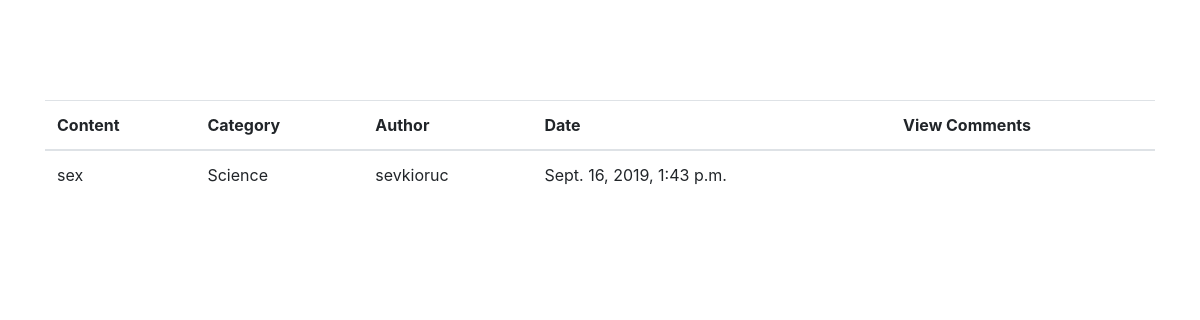
The page /question/ on the database as committed earlier.
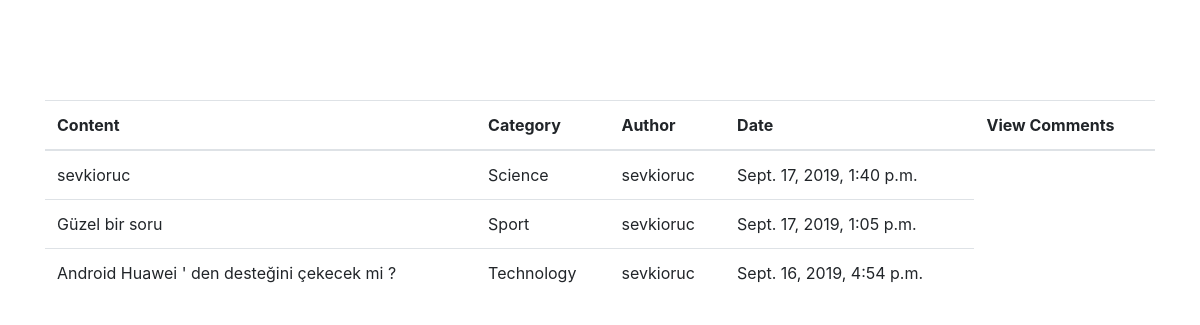
The same page on the database as committed later.
### blog/models.py (models this page shows, shortened)
class Question(models.Model):
    author = models.ForeignKey("auth.User", on_delete=models.CASCADE)
    content = models.TextField()
    created_date = models.DateTimeField(auto_now_add=True)
    category = models.CharField(max_length=50, default='None')

### blog/views.py (the view)
# urls.py: path('', views.dashboard, name="dashboard"),
def dashboard(request):
    questions = Question.objects.all().order_by('-created_date')
    return render(request, "dashboard.html", {"questions": questions})

### templates/dashboard.html
{% extends "base.html" %}
{% block body %}
{% if questions %}
<table class="table">
    <thead>
        <tr>
            <th scope="col">Content</th>
            <th scope="col">Category</th>
            <th scope="col">Author</th>
            <th scope="col">Date</th>
            <th scope="col">View Comments</th>
        </tr>
    </thead>
    <tbody>
        {% for question in questions %}
        <tr>
            <td>{{question.content}}</a></td>
            <td>{{question.category}}</a></td>
            <td>{{question.author.username}}</td>
            <td>{{question.created_date}}</td>
        </tr>
        {% endfor %}
    </tbody>
</table>
{% endif %}
{% endblock %}

### templates/base.html (shortened to what this page needs)
<!DOCTYPE html>
<html lang="en">
<head>
    <link rel="stylesheet" href="https://stackpath.bootstrapcdn.com/bootstrap/4.0.0-alpha.6/css/bootstrap.min.css">
    <link rel="stylesheet" href="https://use.fontawesome.com/releases/v5.3.1/css/all.css">
</head>
<body>
    {% include "includes/navbar.html" %}
    <div style="margin-top:100px;" class="container">
        {% block body %}
        {% endblock %}
    </div>
</body>
</html>

### templates/includes/navbar.html (shortened to what this page needs)
<nav class="navbar navbar-toggleable-md navbar-inverse fixed-top bg-inverse">
    <button class="navbar-toggler navbar-toggler-right" type="button" data-toggle="collapse"
        data-target="#navbarCollapse" aria-controls="navbarCollapse" aria-expanded="false"
        aria-label="Toggle navigation">
        <span class="navbar-toggler-icon"></span>
    </button>
</nav>

Rows that differ between the two databases and show on the page:
removed Question: content "sex", category "Science", author.username "sevkioruc", created_date "Sept. 16, 2019, 1:43 p.m."
added Question: content "sevkioruc", category "Science", author.username "sevkioruc", created_date "Sept. 17, 2019, 1:40 p.m."
added Question: content "Güzel bir soru", category "Sport", author.username "sevkioruc", created_date "Sept. 17, 2019, 1:05 p.m."
added Question: content "Android Huawei ' den desteğini çekecek mi ?", category "Technology", author.username "sevkioruc", created_date "Sept. 16, 2019, 4:54 p.m."
